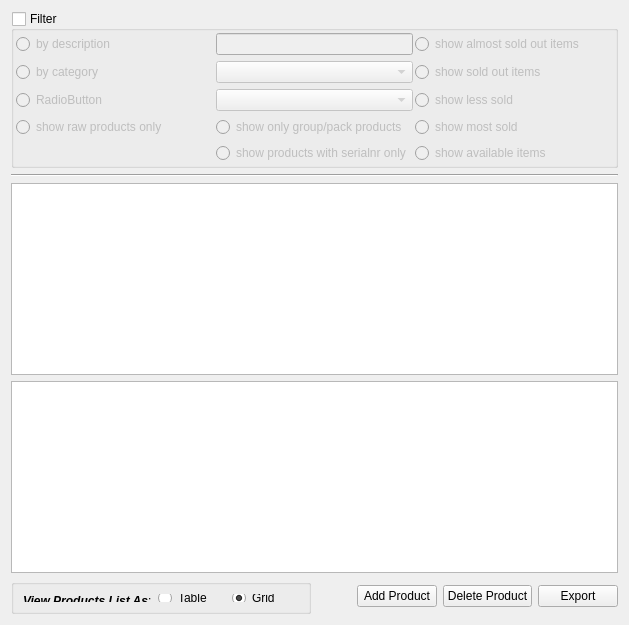
     <widget class="QWidget" name="pageBrowseProduct">
      <layout class="QVBoxLayout">
       <item>
        <layout class="QHBoxLayout">
         <property name="spacing">
          <number>2</number>
         </property>
         <item>
          <widget class="QGroupBox" name="groupFilterProducts">
           <property name="sizePolicy">
            <sizepolicy hsizetype="MinimumExpanding" vsizetype="Minimum">
             <horstretch>0</horstretch>
             <verstretch>0</verstretch>
            </sizepolicy>
           </property>
           <property name="minimumSize">
            <size>
             <width>0</width>
             <height>0</height>
            </size>
           </property>
           <property name="maximumSize">
            <size>
             <width>16777215</width>
             <height>16777215</height>
            </size>
           </property>
           <property name="title">
            <string>Filter</string>
           </property>
           <property name="flat">
            <bool>false</bool>
           </property>
           <property name="checkable">
            <bool>true</bool>
           </property>
           <property name="checked">
            <bool>false</bool>
           </property>
           <layout class="QGridLayout" name="gridLayout_3">
            <property name="horizontalSpacing">
             <number>2</number>
            </property>
            <property name="margin">
             <number>2</number>
            </property>
            <item row="0" column="0">
             <widget class="QRadioButton" name="rbProductsFilterByDesc">
              <property name="text">
               <string>by description</string>
              </property>
             </widget>
            </item>
            <item row="0" column="1">
             <widget class="QLineEdit" name="editProductsFilterByDesc">
              <property name="sizePolicy">
               <sizepolicy hsizetype="Minimum" vsizetype="Fixed">
                <horstretch>0</horstretch>
                <verstretch>0</verstretch>
               </sizepolicy>
              </property>
             </widget>
            </item>
            <item row="1" column="0">
             <widget class="QRadioButton" name="rbProductsFilterByCategory">
              <property name="text">
               <string>by category</string>
              </property>
             </widget>
            </item>
            <item row="1" column="1">
             <widget class="QComboBox" name="comboProductsFilterByCategory">
              <property name="sizePolicy">
               <sizepolicy hsizetype="Minimum" vsizetype="Fixed">
                <horstretch>0</horstretch>
                <verstretch>0</verstretch>
               </sizepolicy>
              </property>
             </widget>
            </item>
            <item row="0" column="2">
             <widget class="QRadioButton" name="rbProductsFilterByAlmostSoldOut">
              <property name="text">
               <string>show almost sold out items</string>
              </property>
             </widget>
            </item>
            <item row="1" column="2">
             <widget class="QRadioButton" name="rbProductsFilterByNotAvailable">
              <property name="text">
               <string>show sold out items</string>
              </property>
             </widget>
            </item>
            <item row="2" column="2">
             <widget class="QRadioButton" name="rbProductsFilterByLessSold">
              <property name="text">
               <string>show less sold</string>
              </property>
             </widget>
            </item>
            <item row="3" column="0">
             <widget class="QRadioButton" name="rbProductsFilterByRaw">
              <property name="text">
               <string>show raw products only</string>
              </property>
             </widget>
            </item>
            <item row="3" column="1">
             <widget class="QRadioButton" name="rbProductsFilterByGroup">
              <property name="text">
               <string>show only group/pack products</string>
              </property>
             </widget>
            </item>
            <item row="3" column="2">
             <widget class="QRadioButton" name="rbProductsFilterByMostSold">
              <property name="text">
               <string>show most sold</string>
              </property>
             </widget>
            </item>
            <item row="4" column="1">
             <widget class="QRadioButton" name="rbProductsFilterByIsIndividual">
              <property name="text">
               <string>show products with serialnr only</string>
              </property>
             </widget>
            </item>
            <item row="4" column="2">
             <widget class="QRadioButton" name="rbProductsFilterByAvailable">
              <property name="text">
               <string>show available items</string>
              </property>
             </widget>
            </item>
            <item row="2" column="0">
             <widget class="QRadioButton" name="rbProductsFilterByProvider">
              <property name="text">
               <string>RadioButton</string>
              </property>
             </widget>
            </item>
            <item row="2" column="1">
             <widget class="QComboBox" name="comboProductsFilterByProvider"/>
            </item>
           </layout>
          </widget>
         </item>
        </layout>
       </item>
       <item>
        <widget class="Line" name="productsLine">
         <property name="orientation">
          <enum>Qt::Horizontal</enum>
         </property>
        </widget>
       </item>
       <item>
        <widget class="QTableView" name="productsViewAlt">
         <property name="sortingEnabled">
          <bool>true</bool>
         </property>
        </widget>
       </item>
       <item>
        <widget class="QListView" name="productsView"/>
       </item>
       <item>
        <layout class="QHBoxLayout">
         <item>
          <widget class="QGroupBox" name="groupBox">
           <property name="minimumSize">
            <size>
             <width>300</width>
             <height>0</height>
            </size>
           </property>
           <property name="maximumSize">
            <size>
             <width>16777215</width>
             <height>35</height>
            </size>
           </property>
           <property name="title">
            <string/>
           </property>
           <layout class="QHBoxLayout" name="horizontalLayout">
            <item>
             <widget class="QLabel" name="label">
              <property name="text">
               <string>&lt;!DOCTYPE HTML PUBLIC &quot;-//W3C//DTD HTML 4.0//EN&quot; &quot;http://www.w3.org/TR/REC-html40/strict.dtd&quot;&gt;
&lt;html&gt;&lt;head&gt;&lt;meta name=&quot;qrichtext&quot; content=&quot;1&quot; /&gt;&lt;style type=&quot;text/css&quot;&gt;
p, li { white-space: pre-wrap; }
&lt;/style&gt;&lt;/head&gt;&lt;body style=&quot; font-family:'Lucida Grande'; font-size:9pt; font-weight:400; font-style:normal;&quot;&gt;
&lt;p style=&quot; margin-top:0px; margin-bottom:0px; margin-left:0px; margin-right:0px; -qt-block-indent:0; text-indent:0px;&quot;&gt;&lt;span style=&quot; font-weight:600; font-style:italic;&quot;&gt;View Products List As&lt;/span&gt;:&lt;/p&gt;&lt;/body&gt;&lt;/html&gt;</string>
              </property>
             </widget>
            </item>
            <item>
             <widget class="QRadioButton" name="chViewProductsListAsTable">
              <property name="text">
               <string>Table</string>
              </property>
             </widget>
            </item>
            <item>
             <widget class="QRadioButton" name="chViewProductsListAsGrid">
              <property name="text">
               <string>Grid</string>
              </property>
              <property name="checkable">
               <bool>true</bool>
              </property>
              <property name="checked">
               <bool>true</bool>
              </property>
             </widget>
            </item>
           </layout>
           <zorder>chViewProductsListAsGrid</zorder>
           <zorder>chViewProductsListAsTable</zorder>
           <zorder>label</zorder>
          </widget>
         </item>
         <item>
          <spacer>
           <property name="orientation">
            <enum>Qt::Horizontal</enum>
           </property>
           <property name="sizeHint" stdset="0">
            <size>
             <width>40</width>
             <height>20</height>
            </size>
           </property>
          </spacer>
         </item>
         <item>
          <widget class="QPushButton" name="btnAddProduct">
           <property name="sizePolicy">
            <sizepolicy hsizetype="Maximum" vsizetype="Fixed">
             <horstretch>0</horstretch>
             <verstretch>0</verstretch>
            </sizepolicy>
           </property>
           <property name="maximumSize">
            <size>
             <width>150</width>
             <height>16777215</height>
            </size>
           </property>
           <property name="layoutDirection">
            <enum>Qt::LeftToRight</enum>
           </property>
           <property name="text">
            <string>Add Product</string>
           </property>
          </widget>
         </item>
         <item>
          <widget class="QPushButton" name="btnDeleteProduct">
           <property name="text">
            <string>Delete Product</string>
           </property>
          </widget>
         </item>
         <item>
          <widget class="QPushButton" name="btnExportProducts">
           <property name="text">
            <string>Export</string>
           </property>
          </widget>
         </item>
        </layout>
       </item>
      </layout>
     </widget>
